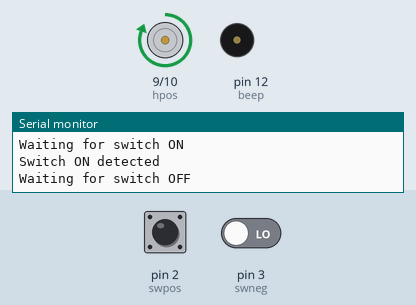
Simulated run of this sketch. Board: Arduino Uno, built with avr-gcc and run on an emulated ATmega328P. Shown: motor-driver pin pairs drawn as motors (green arrow = first pin HIGH = forward, orange = second pin HIGH = backward, longer = more drive), buzzer (waves = sounding), the last lines printed to the serial monitor. Inputs (shaded band) come from the test bench; at power-on: pin 2 (swpos) HIGH, pin 3 (swneg) LOW.

Above: at 7.5 s.
7.6 s: pin 2 (swpos) pulled LOW for 0.2 s
At 8.2 s:
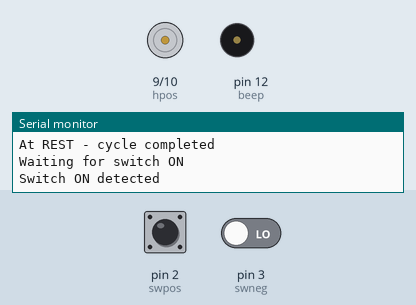
10.6 s: pin 2 (swpos) driven LOW and pin 3 (swneg) driven HIGH
13.6 s: pin 2 (swpos) driven HIGH
At 15.7 s:
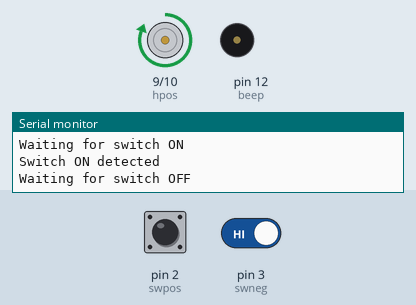
16.6 s: pin 2 (swpos) driven LOW
At 17.3 s:
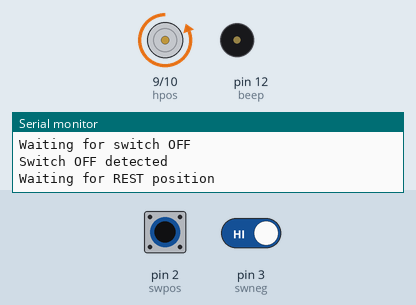
18.1 s: pin 3 (swneg) driven LOW
At 19.4 s:
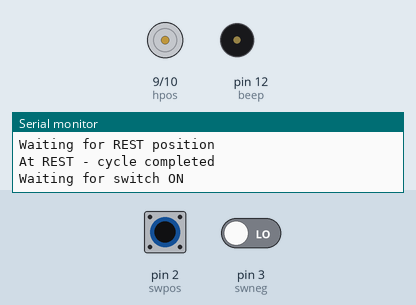
Timing chart, 0 to 20.7 s (numbered marks = the images above; inputs shaded):
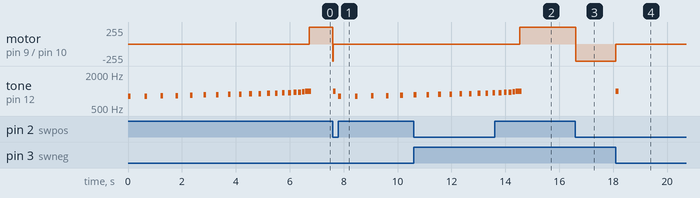

Measured:
- after the input at 7.6 s, motor on pin 9 (hpos) / pin 10 (hneg): forward 255/255 → stopped at once; tone on pin 12 (beep): plays 1000 Hz for 0.10 s, 800 Hz for 0.10 s, 810 Hz for 0.10 s, 820 Hz for 0.10 s, 830 Hz for 0.10 s, 840 Hz for 0.10 s, starting at once
- after the input at 13.6 s, motor on pin 9 (hpos) / pin 10 (hneg): stopped → forward 255/255 after 0.93 s
- after the input at 16.6 s, motor on pin 9 (hpos) / pin 10 (hneg): forward 255/255 → backward 255/255 at once
- after the input at 18.1 s, motor on pin 9 (hpos) / pin 10 (hneg): backward 255/255 → stopped at once; tone on pin 12 (beep): silent → 1000 Hz at once, → silent 0.10 s later
- by itself, tone on pin 12 (beep): plays 800 Hz for 0.10 s, 810 Hz for 0.10 s, 820 Hz for 0.10 s, 830 Hz for 0.10 s, 840 Hz for 0.10 s, 850 Hz for 0.10 s … (21 notes in this stretch)

The sketch:

H_Bridge_Useless_Box.ino
```cpp
#include "Arduino.h"

// Motor control pins
#define hpos 9 // PWM pin in case we decide to use that
#define hneg 10 // As above

// Original switch pins (old motor connections)
#define swpos 2
#define swneg 3

// Beeper pin
#define beep 12

void setup() {
	Serial.begin(9600);

	// Motor control pins are output signals
	pinMode(hpos, OUTPUT);
	pinMode(hneg, OUTPUT);

	// Switch detection pins are inputs
	pinMode(swpos, INPUT);
	pinMode(swneg, INPUT);

	// Set output to motor to STOP initially
	digitalWrite(hpos, LOW);
	digitalWrite(hneg, LOW);

	Serial.println("Set up completed");
}

void loop() {
	// Wait until the switch has been pressed
	waitUntilSwitchPressedOn();

	// We can do stuff here (beep, play MP3s, flash lights)
	for (char cnt=20; cnt >= 0; cnt--){
		tone(beep, 1000 - (cnt * 10), 100);
		delay(20 + (cnt * 30));
	}

	// Start motor moving to move the switch back off (PWM?)
	digitalWrite(hpos, HIGH);
	digitalWrite(hneg, LOW);

	// Wait until the switch has been switched off
	waitUntilSwitchPressedOff();

	// Reverse the motor to return the arm to rest (PWM?)
	digitalWrite(hpos, LOW);
	digitalWrite(hneg, HIGH);

	// We must now detect the microswitch going LOW (it has opened)
	waitUntilArmInRestPosition();

	// Switch OFF motor
	digitalWrite(hpos, LOW);
	digitalWrite(hneg, LOW);

	// Here we can do other stuff (more MP3 sounds, lights or something)
	tone(beep, 1000, 100);
}

// Has main switch been flipped to ON position
void waitUntilSwitchPressedOn() {
	Serial.println("Waiting for switch ON");
	while (digitalRead(swpos) == LOW) {
		delay(10);
	};
	Serial.println("Switch ON detected");
}

// Has the main switch been flipped back to rest / off position
void waitUntilSwitchPressedOff() {
	Serial.println("Waiting for switch OFF");
	while (digitalRead(swpos) == HIGH) {
		delay(10);
	};
	Serial.println("Switch OFF detected");
}

// Has the µSwtich been closed (B = LOW), time to stop motor
void waitUntilArmInRestPosition() {
	Serial.println("Waiting for REST position");
	while (digitalRead(swneg) == HIGH) {
		delay(10);
	};
	Serial.println("At REST - cycle completed");
}
```
